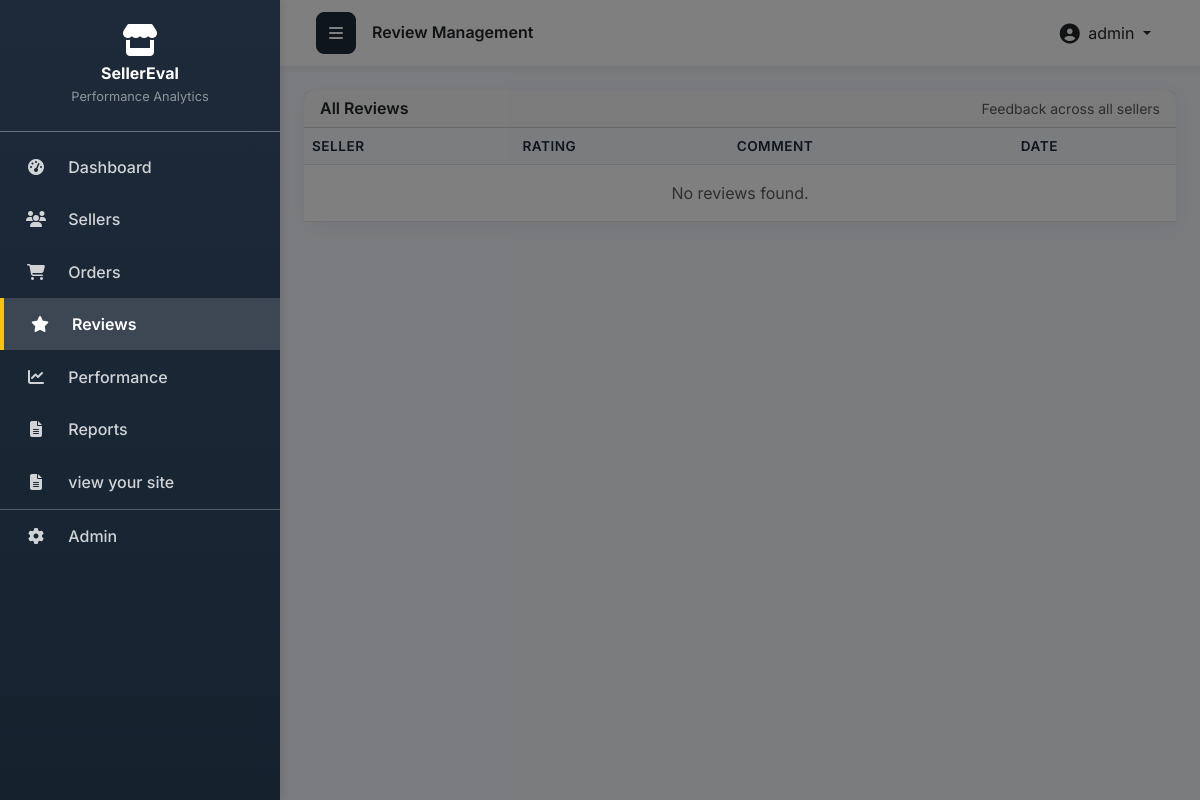
Before: /reviews/ (signed in) with the older database file.
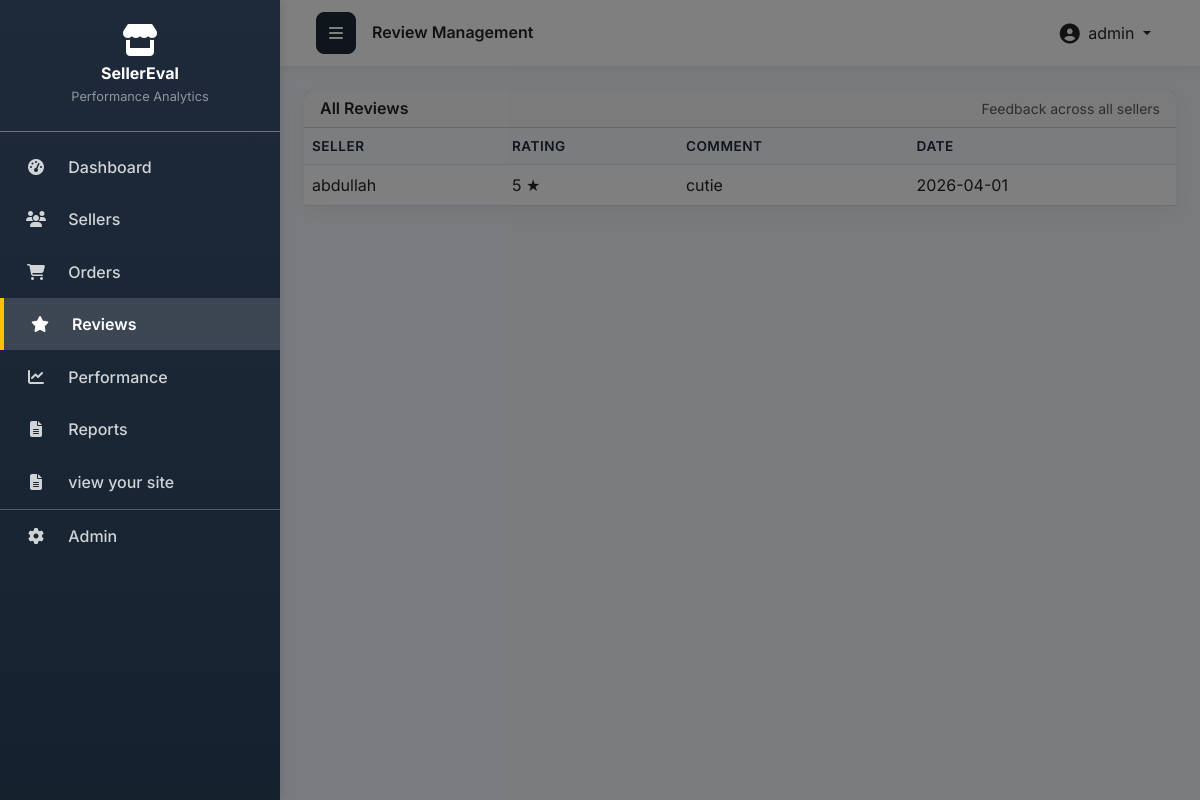
After: the same page with the newer database file.
### appfyp/models.py (models this page shows, shortened)
class Review(models.Model):
    seller = models.ForeignKey(
        Seller,
        on_delete=models.CASCADE,
        related_name='reviews',
        help_text="Seller being reviewed"
    )
    order = models.ForeignKey(
        Order,
        on_delete=models.SET_NULL,
        null=True,
        blank=True,
        related_name='reviews',
        help_text="Optional reference to the order being reviewed"
    )
    rating = models.IntegerField(
        validators=[MinValueValidator(1), MaxValueValidator(5)],
        help_text="Rating from 1 to 5 stars"
    )
    comment = models.TextField(help_text="Customer review comment")
    review_date = models.DateField(
        auto_now_add=True,
        help_text="Date when review was submitted"
    )
    class Meta:
        ordering = ['-review_date']
        verbose_name = "Review"
        verbose_name_plural = "Reviews"
        indexes = [
            models.Index(fields=['-review_date']),
            models.Index(fields=['seller', '-review_date']),
            models.Index(fields=['rating']),
        ]

class Seller(models.Model):
    STATUS_CHOICES = [
        ('Active', 'Active'),
        ('Under Review', 'Under Review'),
        ('Suspended', 'Suspended'),
    ]
    name = models.CharField(max_length=100, help_text="Seller's business name")
    email = models.EmailField(unique=True, help_text="Seller's contact email")
    phone = models.CharField(max_length=15, help_text="Seller's contact phone number")
    address = models.TextField(help_text="Seller's business address")
    status = models.CharField(
        max_length=20,
        choices=STATUS_CHOICES,
        default='Active',
        help_text="Current status of the seller account"
    )
    created_at = models.DateTimeField(
        auto_now_add=True,
        help_text="Registration date - when seller joined the platform"
    )
    class Meta:
        ordering = ['-created_at']
        verbose_name = "Seller"
        verbose_name_plural = "Sellers"

### appfyp/views.py (the view)
# urls.py: path('reviews/', views.review_list, name='review_list'),
@login_required
def review_list(request):
    reviews = Review.objects.select_related('seller').all()
    seller_filter = request.GET.get('seller', '')
    if seller_filter:
        reviews = reviews.filter(seller_id=seller_filter)
    rating_filter = request.GET.get('rating', '')
    if rating_filter:
        try:
            rating_value = int(rating_filter)
            reviews = reviews.filter(rating=rating_value)
        except ValueError:
            pass
    search_query = request.GET.get('search', '')
    if search_query:
        reviews = reviews.filter(comment__icontains=search_query)
    date_from = request.GET.get('date_from', '')
    date_to = request.GET.get('date_to', '')
    if date_from:
        reviews = reviews.filter(review_date__gte=date_from)
    if date_to:
        reviews = reviews.filter(review_date__lte=date_to)
    sort_by = request.GET.get('sort', '-review_date')
    if sort_by in ['review_date', '-review_date', 'rating', '-rating']:
        reviews = reviews.order_by(sort_by)
    else:
        reviews = reviews.order_by('-review_date')
    avg_rating = reviews.aggregate(avg=Avg('rating'))['avg'] or 0
    rating_distribution = reviews.values('rating').annotate(
        count=Count('id')
    ).order_by('-rating')
    context = {
        'reviews': reviews,
        'seller_filter': seller_filter,
        'rating_filter': rating_filter,
        'search_query': search_query,
        'date_from': date_from,
        'date_to': date_to,
        'avg_rating': round(avg_rating, 2),
        'rating_distribution': rating_distribution,
        'sellers': Seller.objects.all().order_by('name'),
        'rating_choices': [(i, f'{i} Star{"s" if i > 1 else ""}') for i in range(1, 6)],
    }
    return render(request, 'review_list.html', context)

### appfyp/templates/review_list.html (shortened to what this page needs)
{% extends 'base.html' %}
{% load static %}
{% block page_title %}Review Management{% endblock %}
{% block content %}
<div class="card">
    <div class="card-header d-flex justify-content-between align-items-center">
        <h5 class="mb-0 fw-semibold">All Reviews</h5>
        <span class="small text-muted">Feedback across all sellers</span>
    </div>
    <div class="card-body p-0">
        <div class="table-responsive">
            <table class="table mb-0 align-middle">
                <thead>
                    <tr>
                        <th scope="col">Seller</th>
                        <th scope="col">Rating</th>
                        <th scope="col">Comment</th>
                        <th scope="col">Date</th>
                    </tr>
                </thead>
                <tbody>
                    {% for review in reviews %}
                        <tr>
                            <td>{{ review.seller.name }}</td>
                            <td>{{ review.rating }} ★</td>
                            <td>{{ review.comment|truncatechars:100 }}</td>
                            <td>
                                {{ review.review_date|date:"Y-m-d" }}
                            </td>
                        </tr>
                    {% empty %}
                        <tr>
                            <td colspan="4" class="text-center text-muted py-3">
                                No reviews found.
                            </td>
                        </tr>
                    {% endfor %}
                </tbody>
            </table>
        </div>
    </div>
</div>
{% endblock %}

Changed rows visible on the page:
added Review: seller.name "abdullah", rating "5", comment "cutie", review_date "2026-04-01"
Other visible differences:
text no longer shown: "No reviews found."
